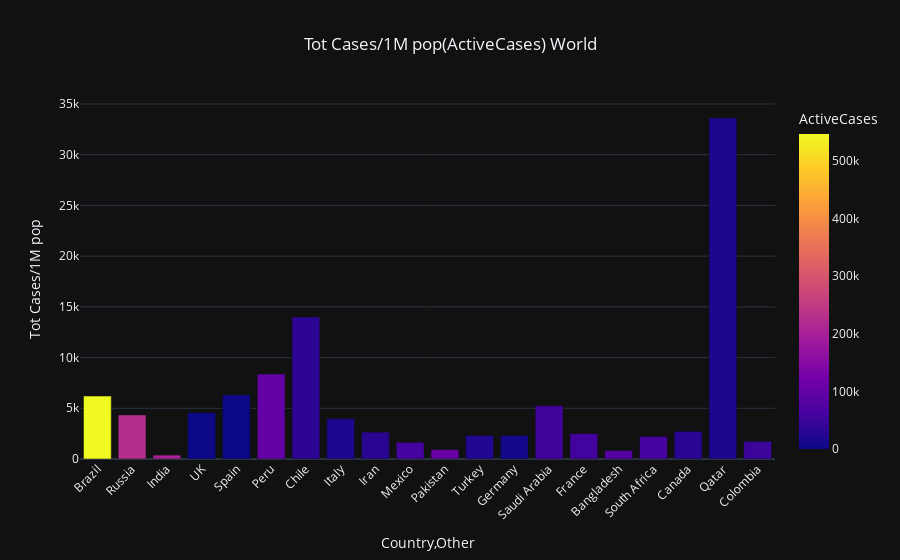

The cell this chart's notebook holds for it:
### Markdown cell above
From the above graph we can infer 
<ul>
    <li>Chandigarh must conduct more tests to ensure curbing the spread of Coronavirus</li>
    <li>Tamil Nadu is doing excellent considering they have the highest tests done and significantly low test positivity rate</li>
    <li>Andhra Pradesh is also doing well considering few tests turning out positive and considerably high total tests</li>
</ul>

### Code cell
bar_chart(temp_df1.iloc[2:22, :], positive_rate_world, total_tests_world, 'World')

### Figure 1 — Plotly figure (JSON) as saved in the notebook; plotly's stock layout.template omitted (floating-point values rounded to 4 significant figures)
{"data": [{"alignmentgroup": "True", "hovertemplate": "Country,Other=%{x}<br>Tot Cases/1M pop=%{y}<br>ActiveCases=%{marker.color}<extra></extra>", "legendgroup": "", "marker": {"color": [546220, 226277, 203505, 0, 0, 102830, 34364, 16836, 28851, 62624, 106213, 21619, 8179, 56177, 57509, 80322, 62293, 28543, 15601, 49379], "coloraxis": "coloraxis"}, "name": "", "offsetgroup": "", "orientation": "v", "showlegend": false, "textposition": "auto", "type": "bar", "x": ["Brazil", "Russia", "India", "UK", "Spain", "Peru", "Chile", "Italy", "Iran", "Mexico", "Pakistan", "Turkey", "Germany", "Saudi Arabia", "France", "Bangladesh", "South Africa", "Canada", "Qatar", "Colombia"], "xaxis": "x", "y": [6207, 4347, 385, 4570, 6321, 8372, 14008, 3972, 2651, 1651, 919, 2323, 2324, 5243, 2496, 837, 2223, 2730, 33625, 1741], "yaxis": "y"}], "layout": {"barmode": "relative", "coloraxis": {"colorbar": {"title": {"text": "ActiveCases"}}, "colorscale": [[0, "#0d0887"], [0.1111, "#46039f"], [0.2222, "#7201a8"], [0.3333, "#9c179e"], [0.4444, "#bd3786"], [0.5556, "#d8576b"], [0.6667, "#ed7953"], [0.7778, "#fb9f3a"], [0.8889, "#fdca26"], [1, "#f0f921"]]}, "hovermode": "x", "legend": {"tracegroupgap": 0}, "title": {"text": "Tot Cases/1M pop(ActiveCases) World", "x": 0.5, "xanchor": "center"}, "xaxis": {"anchor": "y", "domain": [0, 1], "tickangle": -45, "title": {"text": "Country,Other"}}, "yaxis": {"anchor": "x", "domain": [0, 1], "title": {"text": "Tot Cases/1M pop"}}}}
